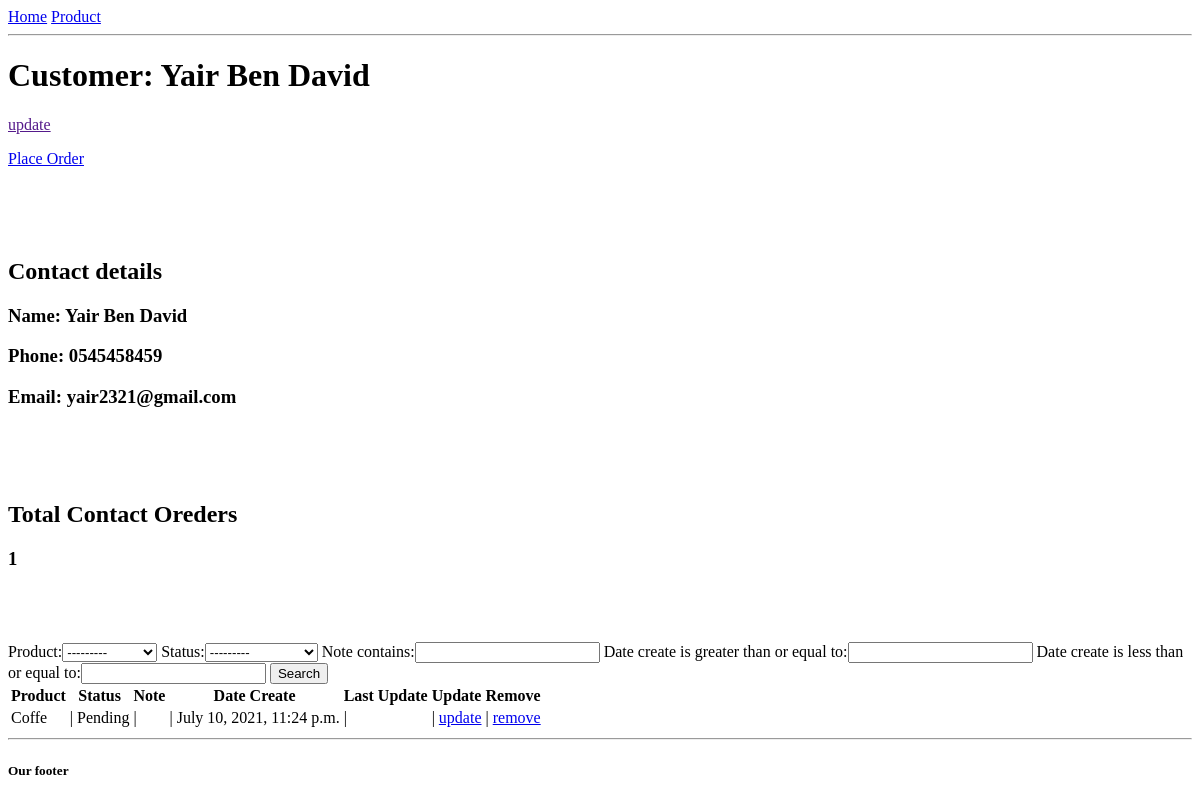
The app's page /customer/1/, older data.
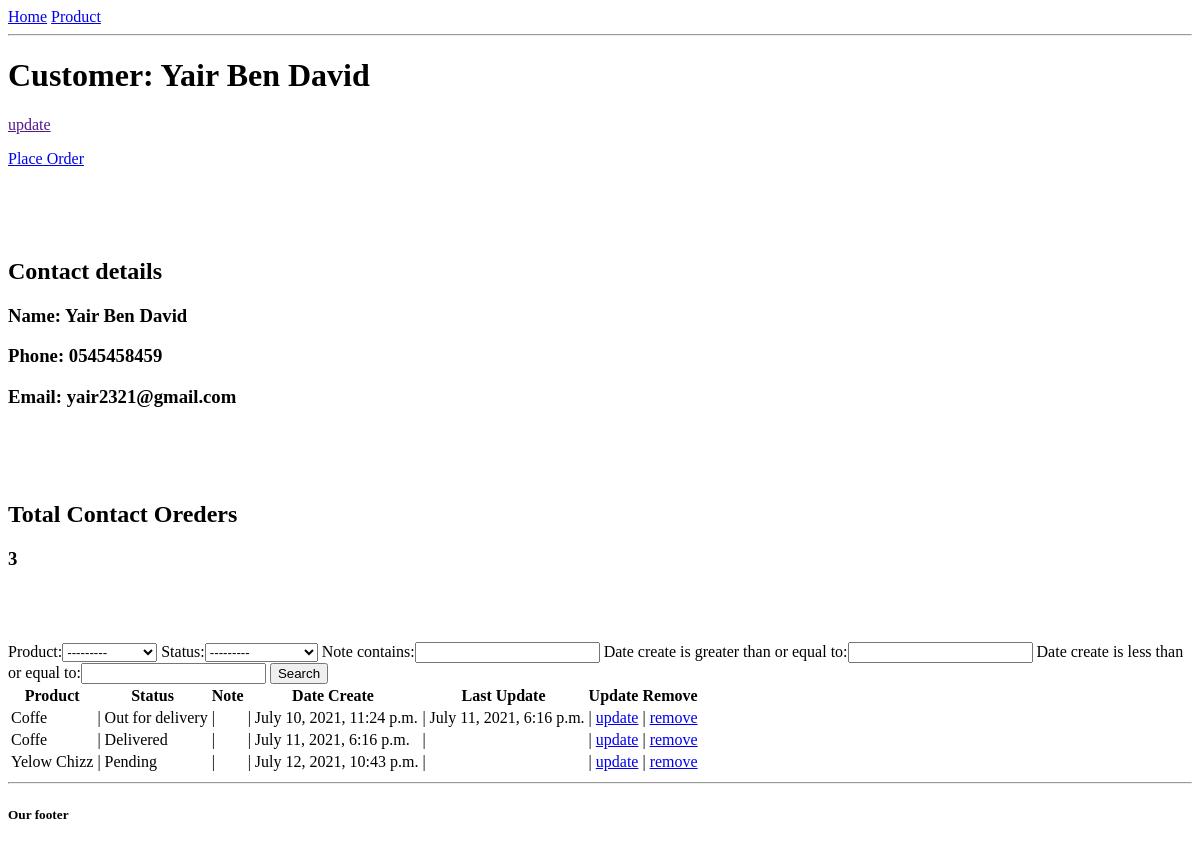
The same page, newer data.
### accounts/models.py (models this page shows)
class Order(models.Model):
    STATUS = (
        ('Pending','Pending'),
        ('Out for delivery', 'Out for delivery'),
        ('Delivered','Delivered')
    )
    customer = models.ForeignKey(Customer, null=True, on_delete=models.SET_NULL)
    product = models.ForeignKey(Product, null=True, on_delete=models.SET_NULL)
    date_create = models.DateTimeField(auto_now_add=True, null=True)
    date_update = models.DateTimeField(auto_now_add=False, auto_now=True, null=True)
    status = models.CharField(max_length=200, null=True, choices=STATUS)
    note = models.CharField(max_length=200, null=True)

class Product(models.Model):
    CATEGORY = (
        ('Indoor','Indoor'),
        ('Outdoor','Outdoor')
    )
    name = models.CharField(max_length=200, null=True)
    price = models.FloatField(null=True)
    category = models.CharField(max_length=200, null=True)
    description = models.CharField(max_length=200, null=True, blank=True)
    date_create = models.DateTimeField(auto_now_add=True, null=True)
    tags = models.ManyToManyField(Tag)
    def __str__(self):
        return self.name

### accounts/views.py (the view)
# urls.py: path('customer/<str:pk>/',customer, name='customer'),
def customer(request, pk):
    customers = Customer.objects.get(id=pk)
    orders_customer = customers.order_set.all() # זה נותן לי את כל ההזמנות במקושרות את לקוח אחד .
    total_orders = orders_customer.count()
    my_filter = OrderFilter(request.GET, queryset=orders_customer) # מגניס את כל החיפוש שלי תחת הקוח שאני בדף שלו
    orders_customer = my_filter.qs
    context = {"customers": customers, "orders": orders_customer, "filter": my_filter, "total_orders": total_orders}
    return render(request, 'accounts/customer.html', context)

### accounts/templates/accounts/customer.html
{% extends 'accounts/main.html'%}
{% block contant %}
<body>
    <h1>Customer: {{customers.name }}</h1>
              <p><a href="">update</p></a>
             <p><a href="{% url 'create_order' customers.id %}">Place Order</p></a>
             <br>
             <br>
             <br>
    <h2>Contact details</h2>
            <h3>Name: {{customers.name }}</h3>
            <h3>Phone: {{customers.phone }}</h3>
            <h3>Email: {{customers.email }}</h3>
<br>
<br>
<br>
<h2>Total Contact Oreders</h2>
            <h3>{{total_orders }}</h3>
<br>
<br>
<br>
<form action="" method="GET">
    {{filter.form}}
    <button type="submit">Search</button>
</form>
<table>
    <tr>
        <th>Product</th>
        <th>Status</th>
        <th>Note</th>
        <th>Date Create</th>
        <th>Last Update</th>
        <th>Update</th>
        <th>Remove</th>
    </tr>
    {%for or in orders%}
        <tr>
            <td>{{or.product}} </td>
            <td> | {{ or.status}}  </td>
                {%if or.note == None%}
                    <td> |   </td>
                {% else %}
                    <td> | {{or.note}}   </td>
                {% endif %}
            {% if or.date_create == or.date_update %}
                <td> | {{ or.date_create}} </td>
                <td> |  </td>
            {% else %}
                <td> | {{ or.date_create}} </td>
                <td> | {{ or.date_update}} </td>
            {% endif %}
            <td> | <a href="{% url 'update_order' or.id %}">update</a></td>
            <td> | <a href="{% url 'delete_order' or.id %}">remove</a></td>
        </tr>
{% endfor %}
</table>
</body>
</html>
{% endblock  %}

Row changes from the older to the newer data that the page shows:
changed Order: status "Pending" → "Out for delivery"; date_update (not shown) → "July 11, 2021, 6:16 p.m."
added Order: product "Coffe", status "Delivered", date_create "July 11, 2021, 6:16 p.m."
added Order: product "Yelow Chizz", status "Pending", date_create "July 12, 2021, 10:43 p.m."
Text that changed along with them:
{{ total_orders }}: "1" → "3"
